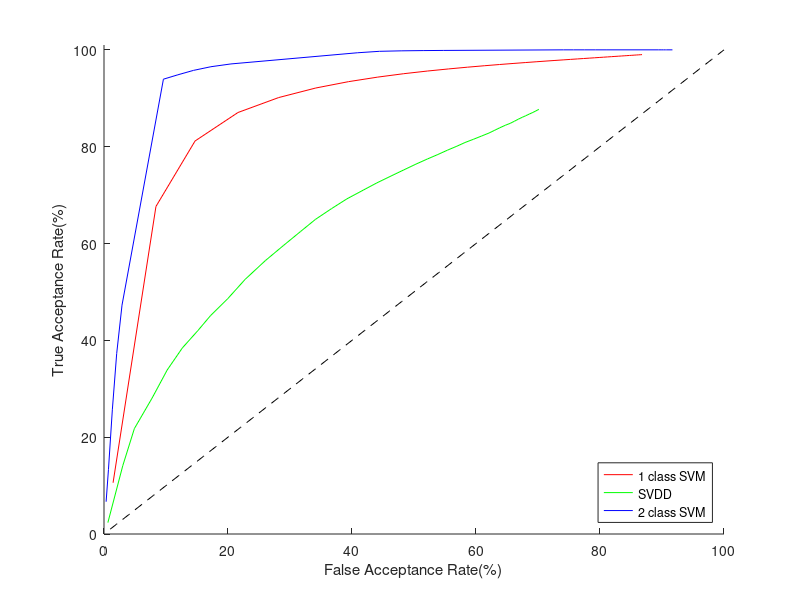

Write MATLAB code to recreate this figure.
hold on;

n_classes=34;

plot1_style='c.';
plot2_style='r-';
plot3_style='g-';
plot4_style='b-';
line_style='k--';


plot1_label='1 class SVM without togglebutton';
plot2_label='1 class SVM';
plot3_label='SVDD';
plot4_label='2 class SVM';




%%%%%%%%%%%%%%%%%%%%%%%%%%%%%%%%%%%%%%%%%%%%%%%%%%%%%%%%%%%%%%%%%%%%%%%%%%%%%%%
% 1. Mean FAR in acc_1, FRR in rej_1 for 1 class SVM with RBF kernel without using togglebutton
%%%%%%%%%%%%%%%%%%%%%%%%%%%%%%%%%%%%%%%%%%%%%%%%%%%%%%%%%%%%%%%%%%%%%%%%%%%%%%%
acc_1=[
1.376471 2.635294 4.237255 5.958824 7.644706 9.229412 10.683193 12.032353 13.308497 14.485294 15.559893 16.544118 17.454299 18.292017 19.074902 19.790441 20.448443 21.053268 21.615789 22.131176 22.601681 23.032620 23.426598 23.787745 24.120000 24.426697 24.710675 24.974370 25.219878 25.449020
];

rej_1=[
0.488235 0.311765 0.217647 0.164706 0.132941 0.111765 0.096639 0.084559 0.075163 0.067647 0.061497 0.056373 0.052036 0.048319 0.045098 0.042279 0.039792 0.037582 0.035604 0.033824 0.032213 0.030749 0.029412 0.028186 0.027059 0.026018 0.025054 0.024160 0.023327 0.022549
];


%Plot to see ROC
%semilogx((acc_1/33)*100,(1-rej_1)*100,'r--');
%plot((acc_1/33)*100,(1-rej_1)*100,'r--');




%%%%%%%%%%%%%%%%%%%%%%%%%%%%%%%%%%%%%%%%%%%%%%%%%%%%%%%%%%%%%%%%%%%%%%%%%%%%%%%
% 2. Mean FAR in acc_2, FRR in rej_2 for 1 class SVM with RBF kernel with togglebutton
%%%%%%%%%%%%%%%%%%%%%%%%%%%%%%%%%%%%%%%%%%%%%%%%%%%%%%%%%%%%%%%%%%%%%%%%%%%%%%%
acc_2=[
0.482353 2.764706 4.847059 7.131373 9.298529 11.270588 13.016667 14.568908 15.952941 17.209150 18.341176 19.340107 20.240196 21.046606 21.771429 22.420392 23.000735 23.525606 24.002288 24.438700 24.835294 25.196078 25.525401 25.826087 26.101716 26.355294 26.589367 26.806100 27.007353 27.194726 27.369608 27.533207 27.686581 27.830660 27.966263 28.094118 28.214869 28.329094 28.437307 28.539970 28.637500
];

rej_2=[
0.894118 0.323529 0.188235 0.129412 0.098529 0.078824 0.065686 0.056303 0.049265 0.043791 0.039412 0.035829 0.032843 0.030317 0.028151 0.026275 0.024632 0.023183 0.021895 0.020743 0.019706 0.018768 0.017914 0.017136 0.016422 0.015765 0.015158 0.014597 0.014076 0.013590 0.013137 0.012713 0.012316 0.011943 0.011592 0.011261 0.010948 0.010652 0.010372 0.010106 0.009853
];

%Plot to see ROC
%semilogx((acc_2/33)*100,(1-rej_2)*100,'b--');
plot((acc_2/(n_classes-1))*100,(1-rej_2)*100,plot2_style);


%%%%%%%%%%%%%%%%%%%%%%%%%%%%%%%%%%%%%%%%%%%%%%%%%%%%%%%%%%%%%%%%%%%%%%%%%%%%%%%
% 3. Mean FAR in acc, FRR in rej for 1 class SVDD with togglebutton
%%%%%%%%%%%%%%%%%%%%%%%%%%%%%%%%%%%%%%%%%%%%%%%%%%%%%%%%%%%%%%%%%%%%%%%%%%%%%%%

%From the latest run of SVDD on HPCC
acc_svdd_1=[
0.164706 0.729412 1.333333 1.745588 2.194118 2.787255 3.537815 3.995588 4.509804 5.000000 5.704278 6.326961 7.073303 7.812605 8.650980 9.436029 10.136332 10.830719 11.543963 12.203529 12.837815 13.454278 14.056010 14.624020 15.159294 15.622851 16.161220 16.560714 16.934888 17.271961 17.599241 17.908824 18.200535 18.482353 18.737311
];
rej_svdd_1=[
0.952941 0.900000 0.843137 0.814706 0.790588 0.755882 0.714286 0.693382 0.664706 0.632941 0.598930 0.566176 0.533484 0.500840 0.470196 0.444485 0.420415 0.398693 0.378947 0.361176 0.344818 0.329679 0.315857 0.303186 0.292000 0.280769 0.270806 0.261134 0.252130 0.243725 0.235863 0.228860 0.222103 0.215917 0.210252
];

%From an older run of SVDD on triana.egr.msu.edu
acc_svdd_2=[
0.276471 1.605882 2.903922 3.951471 5.163529 6.363725 7.419328 8.518382 9.624837 10.388824 11.368984 12.207353 13.093665 13.914286 14.681961 15.459191 16.195502 16.894444 17.552322 18.201176 18.781513 19.333957 19.854220 20.313235 20.757647 21.180317 21.566885 21.899160 22.211359 22.488235 22.774763 23.033272 23.273262 23.49896
];

rej_svdd_2=[
0.976471 0.782353 0.654902 0.597059 0.534118 0.478431 0.438655 0.409559 0.377124 0.355882 0.332620 0.314216 0.295023 0.277731 0.261569 0.247059 0.233910 0.221895 0.211146 0.201471 0.192157 0.183690 0.176215 0.169363 0.162588 0.156787 0.151198 0.146218 0.141176 0.137451 0.133397 0.129596 0.126025 0.122318
];

%From a run of SVDD on HPCC containing values for threshold upto 40
acc_3=[
0.205882 1.000000 1.615686 2.561765 3.364706 4.170588 4.997479 5.662500 6.591503 7.511176 8.588770 9.543137 10.464253 11.260504 12.114902 12.931250 13.788927 14.519935 15.273684 15.958235 16.597759 17.214706 17.773657 18.286275 18.779765 19.214253 19.674946 20.100630 20.491886 20.796863 21.069070 21.354228 21.616399 21.845675 22.052605 22.257026 22.448490 22.636068 22.827149 22.991176 23.142755 
];

rej_3=[
0.976471 0.858824 0.782353 0.719118 0.661176 0.615686 0.579832 0.549265 0.513725 0.474118 0.435294 0.404412 0.375113 0.350000 0.327843 0.307721 0.289965 0.274837 0.260681 0.247941 0.236134 0.225401 0.216113 0.207108 0.199059 0.191403 0.184532 0.177941 0.171805 0.166078 0.160911 0.155882 0.151872 0.147405 0.143193 0.139379 0.136089 0.132663 0.129261 0.126029 0.122956 
];

%Plot to see ROC
%semilogx((acc/33)*100,(1-rej)*100,'b--');
plot((acc_3/(n_classes-1))*100,(1-rej_3)*100,plot3_style);



%%%%%%%%%%%%%%%%%%%%%%%%%%%%%%%%%%%%%%%%%%%%%%%%%%%%%%%%%%%%%%%%%%%%%%%%%%%%%%%
%4. Mean FAR in acc_4, FRR in rej_4 for 2 class SVM with togglebutton
%%%%%%%%%%%%%%%%%%%%%%%%%%%%%%%%%%%%%%%%%%%%%%%%%%%%%%%%%%%%%%%%%%%%%%%%%%%%%%%
acc_4=[
0.109091 0.230303 0.430303 0.654545 0.929697 3.066667 3.815152 4.618182 5.519697 6.552727 13.072727 14.218182 15.373737 16.472727 17.535758 23.709091 24.227273 24.810101 25.357576 25.913939 28.612121 28.754545 28.878788 28.971212 29.038788 29.333333 29.333333 29.333333 29.334848 29.335758 29.339394 29.339394 29.339394 29.339394 29.339394 29.339394 29.339394 29.339394 29.339394 29.339394
];

rej_4=[
0.933333 0.866667 0.743434 0.627273 0.527273 0.060606 0.051515 0.042424 0.034848 0.029091 0.006061 0.003030 0.002020 0.001515 0.001212 0 0 0 0 0 0 0 0 0 0 0 0 0 0 0 0 0 0 0 0 0 0 0 0 0
]; 

%Plot to see ROC
%semilogx((acc_4/33)*100,(1-rej_4)*100,'b--');
plot((acc_4/(n_classes-2))*100,(1-rej_4)*100,plot4_style);







%Plotting 45 degree line
x=(1:100);
y=x;
plot(x,y,line_style);


legend(plot2_label,plot3_label,plot4_label,'Location','SouthEast');
ylim([0 101]);
xlabel('False Acceptance Rate(%)');
ylabel('True Acceptance Rate(%)');
hold off;
%legend('with togglebutton','without togglebutton');
